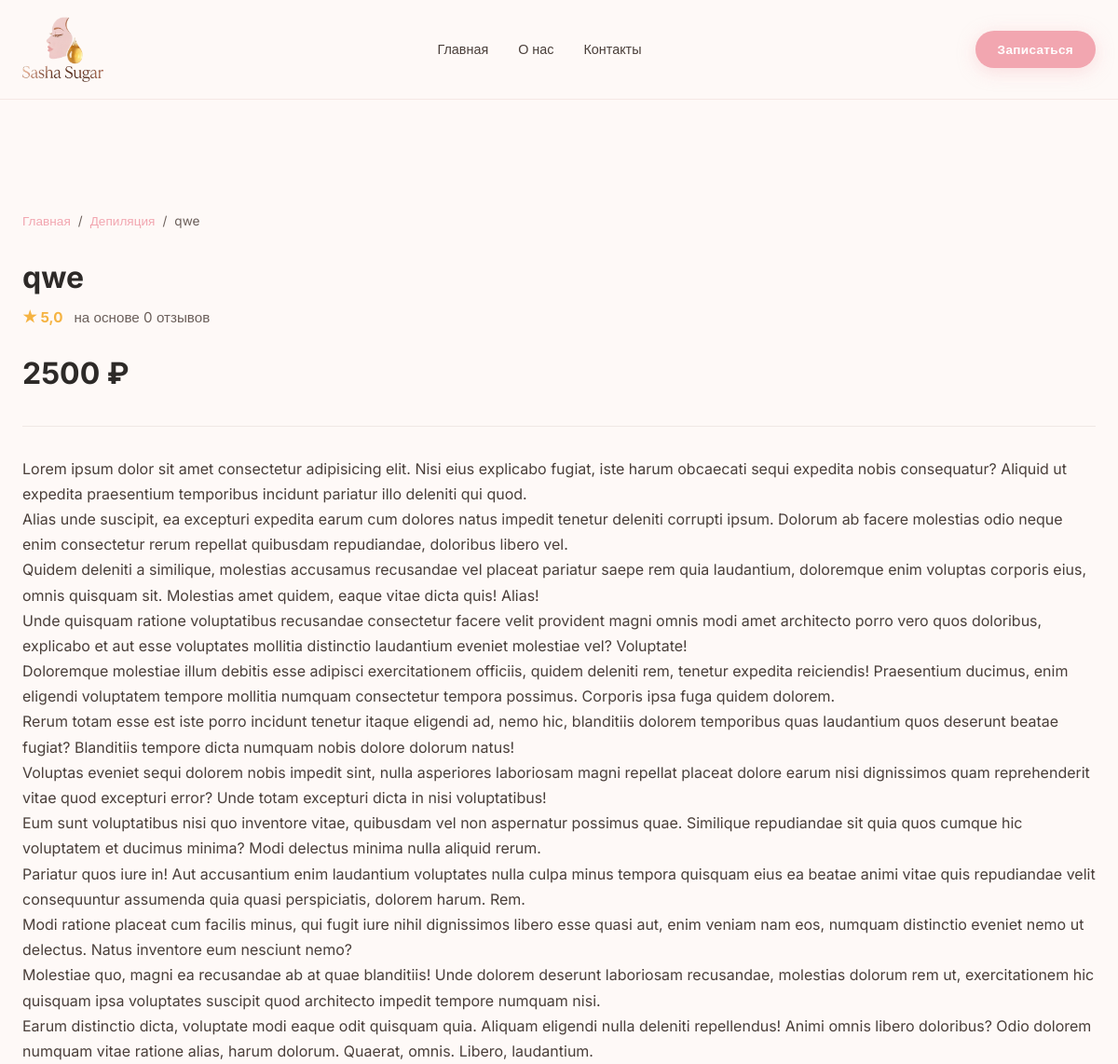
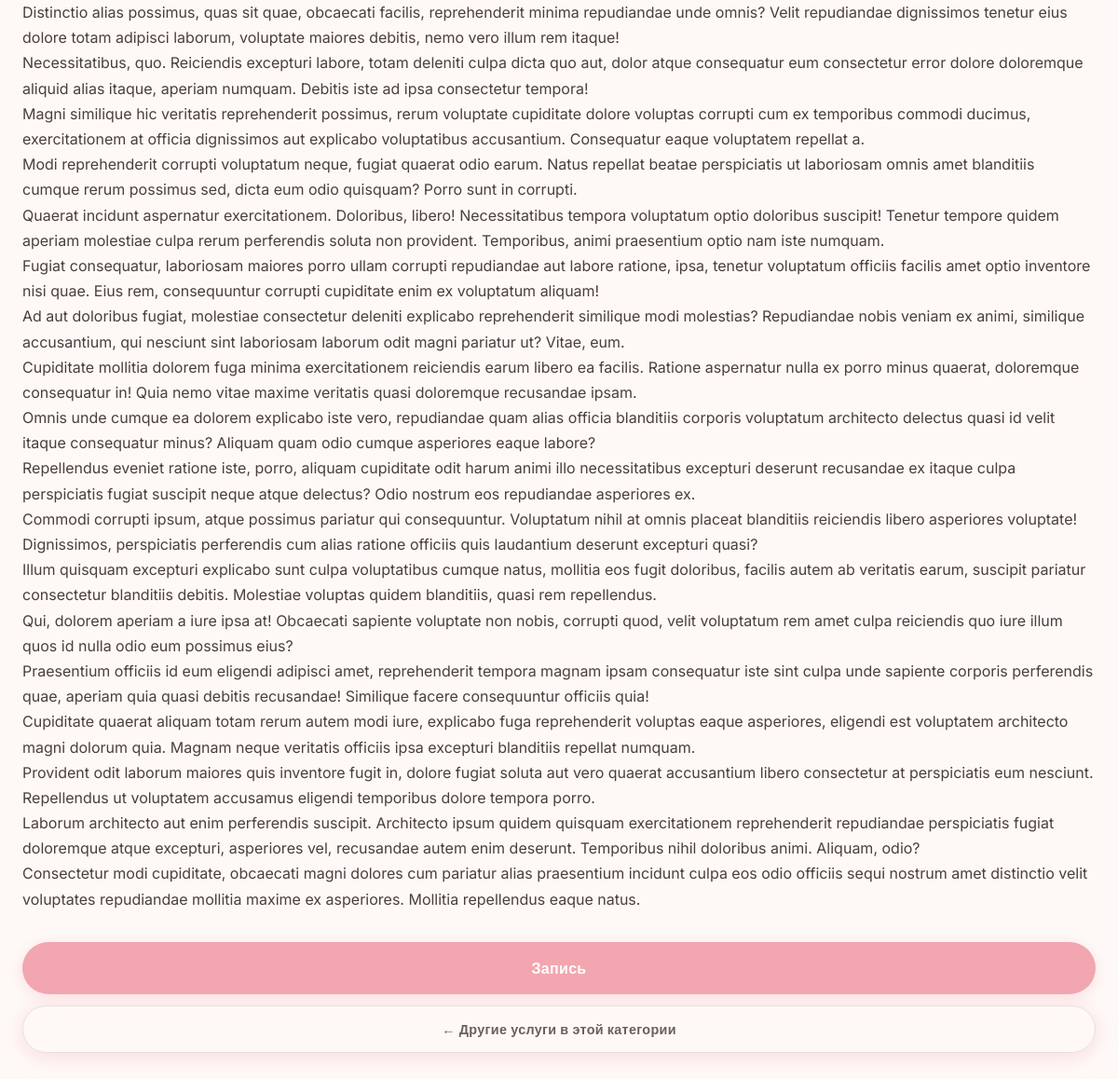
The page /service/1/ on the database its author committed (2 pictures, top to bottom).
### beauty_app/models.py (models this page shows, shortened)
class Service(models.Model):
    category = models.ForeignKey(
        ServiceCategory,
        on_delete=models.SET_NULL,
        null=True,
        blank=True,
        related_name='services'
    )
    name = models.CharField(max_length=200, help_text="Премиум-маникюр")
    description = models.TextField(blank=True, help_text="Краткое описание")
    duration = models.PositiveSmallIntegerField("Длительность", default=15)
    image = models.ImageField(upload_to='services/', blank=True, null=True)
    price = models.DecimalField(max_digits=10, decimal_places=0, default=2500, help_text="Текущая цена")
    old_price = models.DecimalField(max_digits=10, decimal_places=0, blank=True, null=True, help_text="Старая цена (зачёркнутая)")
    rating = models.DecimalField(max_digits=3, decimal_places=1, default=5.0, help_text="4.8, 5.0, и т.д.")
    reviews_count = models.PositiveIntegerField(default=0, help_text="Количество отзывов (109)")
    button_text = models.CharField(max_length=50, default="Запись")
    button_link = models.CharField(max_length=200, default="#", help_text="Ссылка на запись")
    is_active = models.BooleanField(default=True)
    is_bestseller = models.BooleanField(default=False, help_text="Помечать как бестселлер (🔥)")
    order = models.PositiveIntegerField(default=0)
    class Meta:
        ordering = ['order']
        verbose_name = "Услуга"
        verbose_name_plural = "Услуги"

class ServiceCategory(models.Model):
    name = models.CharField(max_length=100, help_text="Маникюр")
    icon = models.CharField(max_length=10, help_text="💅 или другой эмодзи", blank=True, null=True)
    description = models.CharField(max_length=100, blank=True, help_text="Гель, дизайн, уход")
    order = models.PositiveIntegerField(default=0, help_text="Порядок отображения (меньше — выше)")
    is_active = models.BooleanField(default=True)
    class Meta:
        ordering = ['order']
        verbose_name = "Категория услуги"
        verbose_name_plural = "Категории услуг"

### beauty_app/views.py (the view)
# urls.py: path('service/<int:service_id>/', views.service_detail, name='service_detail'),
def service_detail(request, service_id):
    service = get_object_or_404(Service, id=service_id, is_active=True)
    related_services = Service.objects.filter(
        category=service.category,
        is_active=True
    ).exclude(id=service.id)[:3]
    return render(request, 'beauty_app/service_detail.html', {
        'service': service,
        'related_services': related_services,
    })

### beauty_app/context_processors.py (called while the page is built)
def faq_context(request):
    faqs = FAQ.objects.filter(is_active=True).order_by('order', 'created_at')
    return {'faqs': faqs}

### booking_app/context_processors.py (called while the page is built)
def pwa_settings(request):
    return {
        'VAPID_PUBLIC_KEY': getattr(settings, 'VAPID_PUBLIC_KEY', ''),
    }

### beauty_app/templates/beauty_app/service_detail.html (shortened to what this page needs)
{% load static %}
<!DOCTYPE html>
<html lang="ru">
<head>
    <link rel="stylesheet" href="{% static 'css/lending.css' %}">
</head>
<body>
    <nav class="navbar">
        <div class="container">
            <div class="logo">
                <img src="{% static 'images/logo4.png' %}" alt="Логотип бьюти-студии Sasha Sugar">
            </div>
            <div class="nav-links">
                <a href="#hero">Главная</a>
                <a href="#about">О нас</a>
                <a href="#contacts">Контакты</a>
            </div>
            <div class="nav-actions">
                <a href="{% url 'booking_app:booking_create' %}" class="btn btn-sm" target="_blank" rel="noopener" title="Онлайн-запись к Александре Сахаровой">Записаться</a>
            </div>
        </div>
    </nav>
<div class="container" style="padding-top: 120px; padding-bottom: 80px;">
    <nav class="breadcrumbs">
        <a href="/">Главная</a>
        <span>/</span>
        {% if service.category %}
            <a href="{% url 'beauty_app:category_services' service.category.id %}">{{ service.category.name }}</a>
            <span>/</span>
        {% endif %}
        <span>{{ service.name }}</span>
    </nav>
    <div class="">
        <div class="service-info-wrapper">
            <h1 class="service-detail-title">{{ service.name }}</h1>
            {% if service.rating %}
                <div class="service-detail-rating">
                    <span class="stars">★ {{ service.rating }}</span>
                    <span class="reviews">на основе {{ service.reviews_count }} отзывов</span>
                </div>
            {% endif %}
            <div class="service-detail-price-block">
                <span class="current-price-large">{{ service.price }} ₽</span>
            </div>
            <div class="service-detail-description">
                {{ service.description|linebreaks }}
            </div>
            <div class="service-detail-actions">
                <a href="{% url 'booking_app:booking_create' %}?service={{ service.id }}" class="btn btn-primary-large" target="_blank" rel="noopener">
                    {{ service.button_text|default:"Записаться онлайн" }}
                </a>
                <a href="{% url 'beauty_app:category_services' service.category.id %}" class="btn btn-secondary-outline">
                    ← Другие услуги в этой категории
                </a>
            </div>
        </div>
    </div>
</div>
</body>
</html>

### static/css/lending.css (style rules this page uses)
* { margin: 0; padding: 0; box-sizing: border-box; }
body { font-family: 'Inter', sans-serif; background: #fef9f7; color: #2d2a28; line-height: 1.5; }
.container { max-width: 1200px; margin: 0 auto; padding: 0 24px; }
a { text-decoration: none; color: inherit; }
.btn { display: inline-block; background: #f2a6b0; color: #fff; font-weight: 600; font-size: 0.95rem; padding: 14px 40px; border-radius: 60px; border: none; transition: 0.3s; cursor: pointer; letter-spacing: 0.3px; box-shadow: 0 4px 20px rgba(242, 166, 176, 0.35); }
.btn-sm { padding: 10px 28px; font-size: 0.85rem; }
.navbar { padding: 18px 0; border-bottom: 1px solid #f5e8e5; background: #fef9f7; position: sticky; top: 0; z-index: 100; backdrop-filter: blur(12px); background: rgba(254, 249, 247, 0.92); }
.navbar .container { display: flex; align-items: center; justify-content: space-between; }
.logo { font-size: 1.5rem; font-weight: 700; letter-spacing: -0.5px; color: #2d2a28; }
.nav-links { display: flex; gap: 32px; font-weight: 500; font-size: 0.9rem; color: #4a3f3a; }
.nav-links a { transition: 0.2s; }
.nav-actions { display: flex; align-items: center; gap: 16px; }
.nav-actions .btn { padding: 10px 24px; font-size: 0.85rem; }
.logo { display: inline-flex; align-items: center; text-decoration: none; line-height: 1; flex-shrink: 0; }
.logo img { display: block; height: 70px; width: auto; max-width: 100%; object-fit: contain; transition: height 0.2s ease, opacity 0.2s ease; }

### beauty_app/templates/beauty_app/service_detail.html (style rules this page uses)
.breadcrumbs { font-size: 0.85rem; color: #6b5f5a; margin-bottom: 32px; display: flex; align-items: center; gap: 8px; flex-wrap: wrap; }
.breadcrumbs a { color: #f2a6b0; text-decoration: none; transition: color 0.2s; }
.service-detail-title { font-size: 2rem; font-weight: 700; color: #2d2a28; margin: 0 0 12px 0; line-height: 1.2; }
.service-detail-rating { display: flex; align-items: center; gap: 12px; margin-bottom: 24px; font-size: 0.95rem; }
.stars { color: #f5b342; font-weight: 700; }
.reviews { color: #6b5f5a; }
.service-detail-price-block { display: flex; align-items: baseline; gap: 16px; margin-bottom: 32px; padding-bottom: 32px; border-bottom: 1px solid #f0e8e5; }
.current-price-large { font-size: 2rem; font-weight: 700; color: #2d2a28; }
.service-detail-description p { font-size: 1rem; color: #4a3f3a; line-height: 1.7; margin-bottom: 16px; }
.service-detail-actions { display: flex; flex-direction: column; gap: 12px; margin-top: 32px; }
.btn-primary-large { background: #f2a6b0; color: #ffffff; text-align: center; padding: 16px 32px; border-radius: 60px; font-weight: 700; font-size: 1rem; text-decoration: none; transition: all 0.25s ease; box-shadow: 0 4px 16px rgba(242, 166, 176, 0.3); }
.btn-secondary-outline { background: transparent; color: #6b5f5a; text-align: center; padding: 14px 32px; border-radius: 60px; font-weight: 600; font-size: 0.9rem; text-decoration: none; border: 1px solid #e8e0dd; transition: all 0.2s ease; }

### rows shown on the page
Service: category.name "Депиляция", name "qwe", rating "5,0", reviews_count "0", price "2500", description "Lorem ipsum dolor sit amet consectetur adipisicing elit. Nisi eius explicabo fugiat, iste harum obcaecati sequi expedita nobis consequatur? Aliquid ut expedita praesentium temporibus incidunt pariatur illo deleniti qui quod. Alias unde suscipit, ea excepturi expedita earum cum dolores natus impedit tenetur deleniti corrupti ipsum. Dolorum ab facere molestias odio neque enim consectetur rerum repellat quibusdam repudiandae, doloribus libero vel. Quidem deleniti a similique, molestias accusamus recusandae vel placeat pariatur saepe rem quia laudantium, doloremque enim voluptas corporis eius, omnis quisquam sit. Molestias amet quidem, eaque vitae dicta quis! Alias! Unde quisquam ratione…", button_text "Запись"
